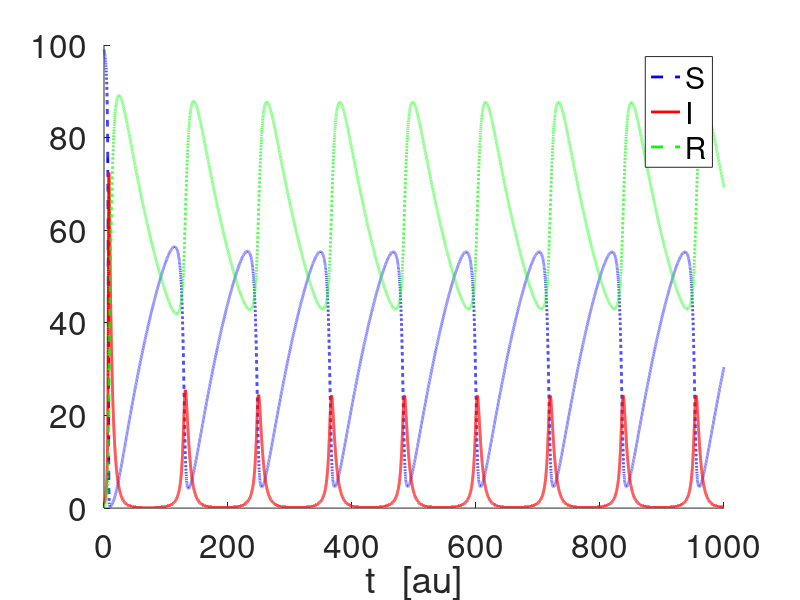

The MATLAB script that drew this image:
% 2022-01-23
% Original code: 2020-10-20


% SIR Model: basic

% S: Suscetible
% I: Infectious
% R: Removed

clearvars;
close all;

MDL = 3;
%       1: SIR model 
%       2: SIR model + negative feedback
%       3: SIR model + negative feedback + positive feedback (quadratic)
%
% Note: 3 reduces to 1 (lda=gma=0) and 2 (gma=0)

if MDL == 1
    % Parameters

    a = 0.5;
    c = 0.2;
    N = 100;


    % Time definitions

    Tmax = 100;
    dt = 0.01;
    t = 0:dt:Tmax;

    % Numerical Simulations

    S = zeros(1,length(t));
    I = zeros(1,length(t));
    R = zeros(1,length(t));

    S(1) = 99;
    I(1) = N-S(1);
    R(1) = 0;

    for j=1:length(t)-1
        k1s = -a*S(j)*I(j)/N;
        k1i = a*S(j)*I(j)/N-c*I(j);
        k1r = c*I(j);
        as = S(j)+k1s*dt;
        ai = I(j)+k1i*dt;
        ar = R(j)+k1r*dt;
        k2s = -a*as*ai/N;
        k2i = a*as*ai/N-c*ai;
        k2r = c*ai;
        S(j+1) = S(j)+(k1s+k2s)*dt/2;
        I(j+1) = I(j)+(k1i+k2i)*dt/2;
        R(j+1) = R(j)+(k1r+k2r)*dt/2;
    end

    figure
    hold on
    plot(t,S,'--b','linewidth',2);
    plot(t,I,'-r','linewidth',2);
    plot(t,R,'--g','linewidth',2);
    set(gca,'fontsize',24);
    xlabel('t   [au]');
    legend('S','I','R');

elseif MDL == 2
    
    % Parameters

    a = 0.5;
    c = 0.2;
    lda = 0.01;
    N = 100;


    % Time definitions

    Tmax = 400;
    dt = 0.01;
    t = 0:dt:Tmax;

    % Numerical Simulations

    S = zeros(1,length(t));
    I = zeros(1,length(t));
    R = zeros(1,length(t));

    S(1) = 99;
    I(1) = N-S(1);
    R(1) = 0;

    for j=1:length(t)-1
        k1s = -a*S(j)*I(j)/N+lda*R(j);
        k1i = a*S(j)*I(j)/N-c*I(j);
        k1r = c*I(j)-lda*R(j);
        as = S(j)+k1s*dt;
        ai = I(j)+k1i*dt;
        ar = R(j)+k1r*dt;
        k2s = -a*as*ai/N+lda*ar;
        k2i = a*as*ai/N-c*ai;
        k2r = c*ai-lda*ar;
        S(j+1) = S(j)+(k1s+k2s)*dt/2;
        I(j+1) = I(j)+(k1i+k2i)*dt/2;
        R(j+1) = R(j)+(k1r+k2r)*dt/2;
    end

    figure
    hold on
    plot(t,S,'--b','linewidth',2);
    plot(t,I,'-r','linewidth',2);
    plot(t,R,'--g','linewidth',2);
    set(gca,'fontsize',24);
    xlabel('t   [au]');
    legend('S','I','R');

elseif MDL == 3

    % Parameters

    a = 0.5;
    c = 0.2;
    lda = 0.01;
    gma = 0.1;
    N = 100;

    % Time definitions

    Tmax = 1000;
    dt = 0.01;
    t = 0:dt:Tmax;

    % Numerical Simulations

    S = zeros(1,length(t));
    I = zeros(1,length(t));
    R = zeros(1,length(t));

    S(1) = 99;
    I(1) = N-S(1);
    R(1) = 0;

    for j=1:length(t)-1
        k1s = -a*(1+gma*I(j))*S(j)*I(j)/N+lda*R(j);
        k1i = a*(1+gma*I(j))*S(j)*I(j)/N-c*I(j);
        k1r = c*I(j)-lda*R(j);
        as = S(j)+k1s*dt;
        ai = I(j)+k1i*dt;
        ar = R(j)+k1r*dt;
        k2s = -a*(1+gma*ai)*as*ai/N+lda*ar;
        k2i = a*(1+gma*ai)*as*ai/N-c*ai;
        k2r = c*ai-lda*ar;
        S(j+1) = S(j)+(k1s+k2s)*dt/2;
        I(j+1) = I(j)+(k1i+k2i)*dt/2;
        R(j+1) = R(j)+(k1r+k2r)*dt/2;
    end

    figure
    hold on
    plot(t,S,'--b','linewidth',2);
    plot(t,I,'-r','linewidth',2);
    plot(t,R,'--g','linewidth',2);
    set(gca,'fontsize',24);
    xlabel('t   [au]');
    legend('S','I','R');

end




